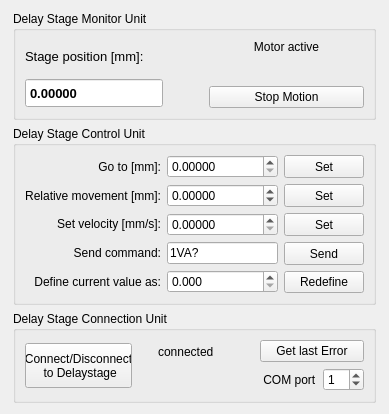
<?xml version="1.0" encoding="UTF-8"?>
<ui version="4.0">
 <class>Form</class>
 <widget class="QWidget" name="Form">
  <property name="geometry">
   <rect>
    <x>0</x>
    <y>0</y>
    <width>389</width>
    <height>409</height>
   </rect>
  </property>
  <property name="windowTitle">
   <string>Form</string>
  </property>
  <layout class="QGridLayout" name="gridLayout">
   <item row="0" column="0">
    <layout class="QVBoxLayout" name="verticalLayout_8">
     <property name="spacing">
      <number>6</number>
     </property>
     <property name="sizeConstraint">
      <enum>QLayout::SetFixedSize</enum>
     </property>
     <property name="bottomMargin">
      <number>0</number>
     </property>
     <item>
      <widget class="QGroupBox" name="groupBox_4">
       <property name="sizePolicy">
        <sizepolicy hsizetype="Fixed" vsizetype="Fixed">
         <horstretch>0</horstretch>
         <verstretch>0</verstretch>
        </sizepolicy>
       </property>
       <property name="minimumSize">
        <size>
         <width>363</width>
         <height>0</height>
        </size>
       </property>
       <property name="title">
        <string>Delay Stage Monitor Unit</string>
       </property>
       <layout class="QGridLayout" name="gridLayout_11">
        <item row="0" column="0">
         <layout class="QHBoxLayout" name="horizontalLayout_5">
          <item>
           <layout class="QVBoxLayout" name="verticalLayout_10">
            <item>
             <widget class="QLabel" name="label_9">
              <property name="font">
               <font>
                <pointsize>10</pointsize>
               </font>
              </property>
              <property name="text">
               <string>Stage position [mm]:</string>
              </property>
             </widget>
            </item>
            <item>
             <layout class="QHBoxLayout" name="horizontalLayout_7">
              <item>
               <widget class="QDoubleSpinBox" name="motorPosition">
                <property name="sizePolicy">
                 <sizepolicy hsizetype="Preferred" vsizetype="Ignored">
                  <horstretch>0</horstretch>
                  <verstretch>0</verstretch>
                 </sizepolicy>
                </property>
                <property name="minimumSize">
                 <size>
                  <width>70</width>
                  <height>5</height>
                 </size>
                </property>
                <property name="maximumSize">
                 <size>
                  <width>138</width>
                  <height>30</height>
                 </size>
                </property>
                <property name="font">
                 <font>
                  <pointsize>10</pointsize>
                  <weight>75</weight>
                  <bold>true</bold>
                 </font>
                </property>
                <property name="locale">
                 <locale language="English" country="UnitedStates"/>
                </property>
                <property name="readOnly">
                 <bool>true</bool>
                </property>
                <property name="buttonSymbols">
                 <enum>QAbstractSpinBox::NoButtons</enum>
                </property>
                <property name="prefix">
                 <string notr="true"/>
                </property>
                <property name="suffix">
                 <string notr="true"/>
                </property>
                <property name="decimals">
                 <number>5</number>
                </property>
                <property name="maximum">
                 <double>400.000000000000000</double>
                </property>
                <property name="singleStep">
                 <double>0.000000000000000</double>
                </property>
               </widget>
              </item>
             </layout>
            </item>
           </layout>
          </item>
          <item>
           <spacer name="horizontalSpacer_5">
            <property name="orientation">
             <enum>Qt::Horizontal</enum>
            </property>
            <property name="sizeType">
             <enum>QSizePolicy::Maximum</enum>
            </property>
            <property name="sizeHint" stdset="0">
             <size>
              <width>40</width>
              <height>20</height>
             </size>
            </property>
           </spacer>
          </item>
          <item>
           <layout class="QVBoxLayout" name="verticalLayout_7">
            <item>
             <widget class="QLabel" name="label_12">
              <property name="text">
               <string>Motor active</string>
              </property>
              <property name="alignment">
               <set>Qt::AlignCenter</set>
              </property>
             </widget>
            </item>
            <item>
             <widget class="QLedIndicator" name="ledMotion" native="true">
              <property name="enabled">
               <bool>false</bool>
              </property>
              <property name="minimumSize">
               <size>
                <width>20</width>
                <height>20</height>
               </size>
              </property>
              <property name="toolTip">
               <string>Led indicator/button</string>
              </property>
              <property name="whatsThis">
               <string>Delay stage status</string>
              </property>
              <property name="checked" stdset="0">
               <bool>false</bool>
              </property>
              <property name="onColor1" stdset="0">
               <color>
                <red>0</red>
                <green>238</green>
                <blue>0</blue>
               </color>
              </property>
              <property name="onColor2" stdset="0">
               <color>
                <red>50</red>
                <green>176</green>
                <blue>4</blue>
               </color>
              </property>
              <property name="offColor1" stdset="0">
               <color>
                <red>28</red>
                <green>0</green>
                <blue>0</blue>
               </color>
              </property>
              <property name="offColor2" stdset="0">
               <color>
                <red>0</red>
                <green>138</green>
                <blue>0</blue>
               </color>
              </property>
             </widget>
            </item>
            <item>
             <widget class="QPushButton" name="BStopMotion">
              <property name="text">
               <string>Stop Motion</string>
              </property>
             </widget>
            </item>
           </layout>
          </item>
         </layout>
        </item>
       </layout>
      </widget>
     </item>
     <item>
      <widget class="QGroupBox" name="groupBox_3">
       <property name="sizePolicy">
        <sizepolicy hsizetype="Fixed" vsizetype="Fixed">
         <horstretch>0</horstretch>
         <verstretch>0</verstretch>
        </sizepolicy>
       </property>
       <property name="minimumSize">
        <size>
         <width>363</width>
         <height>0</height>
        </size>
       </property>
       <property name="title">
        <string>Delay Stage Control Unit</string>
       </property>
       <layout class="QGridLayout" name="gridLayout_13">
        <item row="0" column="0">
         <layout class="QGridLayout" name="gridLayout_10">
          <property name="sizeConstraint">
           <enum>QLayout::SetDefaultConstraint</enum>
          </property>
          <item row="0" column="0">
           <layout class="QVBoxLayout" name="verticalLayout_4">
            <item>
             <widget class="QLabel" name="label_7">
              <property name="text">
               <string>Go to [mm]:</string>
              </property>
              <property name="alignment">
               <set>Qt::AlignRight|Qt::AlignTrailing|Qt::AlignVCenter</set>
              </property>
             </widget>
            </item>
            <item>
             <widget class="QLabel" name="label_8">
              <property name="text">
               <string>Relative movement [mm]:</string>
              </property>
              <property name="alignment">
               <set>Qt::AlignRight|Qt::AlignTrailing|Qt::AlignVCenter</set>
              </property>
             </widget>
            </item>
            <item>
             <widget class="QLabel" name="label_11">
              <property name="text">
               <string>Set velocity [mm/s]:</string>
              </property>
              <property name="alignment">
               <set>Qt::AlignRight|Qt::AlignTrailing|Qt::AlignVCenter</set>
              </property>
             </widget>
            </item>
            <item>
             <widget class="QLabel" name="label_14">
              <property name="text">
               <string>Send command:</string>
              </property>
              <property name="alignment">
               <set>Qt::AlignRight|Qt::AlignTrailing|Qt::AlignVCenter</set>
              </property>
             </widget>
            </item>
            <item>
             <widget class="QLabel" name="label_13">
              <property name="text">
               <string>Define current value as:</string>
              </property>
              <property name="alignment">
               <set>Qt::AlignRight|Qt::AlignTrailing|Qt::AlignVCenter</set>
              </property>
              <property name="wordWrap">
               <bool>true</bool>
              </property>
             </widget>
            </item>
           </layout>
          </item>
          <item row="0" column="1">
           <layout class="QVBoxLayout" name="verticalLayout_5">
            <item>
             <widget class="QDoubleSpinBox" name="AbsolutePosition">
              <property name="sizePolicy">
               <sizepolicy hsizetype="Minimum" vsizetype="Preferred">
                <horstretch>0</horstretch>
                <verstretch>0</verstretch>
               </sizepolicy>
              </property>
              <property name="minimumSize">
               <size>
                <width>0</width>
                <height>20</height>
               </size>
              </property>
              <property name="maximumSize">
               <size>
                <width>138</width>
                <height>16777215</height>
               </size>
              </property>
              <property name="locale">
               <locale language="English" country="UnitedStates"/>
              </property>
              <property name="prefix">
               <string notr="true"/>
              </property>
              <property name="suffix">
               <string notr="true"/>
              </property>
              <property name="decimals">
               <number>5</number>
              </property>
              <property name="maximum">
               <double>400.000000000000000</double>
              </property>
              <property name="singleStep">
               <double>0.010000000000000</double>
              </property>
             </widget>
            </item>
            <item>
             <widget class="QDoubleSpinBox" name="relativePosition">
              <property name="sizePolicy">
               <sizepolicy hsizetype="Minimum" vsizetype="Preferred">
                <horstretch>0</horstretch>
                <verstretch>0</verstretch>
               </sizepolicy>
              </property>
              <property name="minimumSize">
               <size>
                <width>0</width>
                <height>20</height>
               </size>
              </property>
              <property name="maximumSize">
               <size>
                <width>138</width>
                <height>16777215</height>
               </size>
              </property>
              <property name="locale">
               <locale language="English" country="UnitedStates"/>
              </property>
              <property name="decimals">
               <number>5</number>
              </property>
              <property name="minimum">
               <double>-400.000000000000000</double>
              </property>
              <property name="maximum">
               <double>400.000000000000000</double>
              </property>
              <property name="singleStep">
               <double>0.010000000000000</double>
              </property>
             </widget>
            </item>
            <item>
             <widget class="QDoubleSpinBox" name="velocity">
              <property name="sizePolicy">
               <sizepolicy hsizetype="Minimum" vsizetype="Preferred">
                <horstretch>0</horstretch>
                <verstretch>0</verstretch>
               </sizepolicy>
              </property>
              <property name="minimumSize">
               <size>
                <width>0</width>
                <height>20</height>
               </size>
              </property>
              <property name="maximumSize">
               <size>
                <width>138</width>
                <height>16777215</height>
               </size>
              </property>
              <property name="locale">
               <locale language="English" country="UnitedStates"/>
              </property>
              <property name="decimals">
               <number>5</number>
              </property>
              <property name="maximum">
               <double>400.000000000000000</double>
              </property>
              <property name="singleStep">
               <double>0.010000000000000</double>
              </property>
             </widget>
            </item>
            <item>
             <widget class="QLineEdit" name="sendCommand">
              <property name="minimumSize">
               <size>
                <width>0</width>
                <height>20</height>
               </size>
              </property>
              <property name="maximumSize">
               <size>
                <width>138</width>
                <height>16777215</height>
               </size>
              </property>
              <property name="text">
               <string>1VA?</string>
              </property>
             </widget>
            </item>
            <item>
             <widget class="QDoubleSpinBox" name="redefinePosition">
              <property name="sizePolicy">
               <sizepolicy hsizetype="Minimum" vsizetype="Preferred">
                <horstretch>0</horstretch>
                <verstretch>0</verstretch>
               </sizepolicy>
              </property>
              <property name="minimumSize">
               <size>
                <width>0</width>
                <height>20</height>
               </size>
              </property>
              <property name="maximumSize">
               <size>
                <width>138</width>
                <height>16777215</height>
               </size>
              </property>
              <property name="locale">
               <locale language="English" country="UnitedStates"/>
              </property>
              <property name="decimals">
               <number>3</number>
              </property>
              <property name="maximum">
               <double>400.000000000000000</double>
              </property>
              <property name="singleStep">
               <double>0.010000000000000</double>
              </property>
             </widget>
            </item>
           </layout>
          </item>
          <item row="0" column="2">
           <layout class="QVBoxLayout" name="verticalLayout_6">
            <item>
             <widget class="QPushButton" name="BAbsolutePosition">
              <property name="minimumSize">
               <size>
                <width>0</width>
                <height>23</height>
               </size>
              </property>
              <property name="text">
               <string>Set</string>
              </property>
             </widget>
            </item>
            <item>
             <widget class="QPushButton" name="BRelativePosition">
              <property name="minimumSize">
               <size>
                <width>0</width>
                <height>23</height>
               </size>
              </property>
              <property name="text">
               <string>Set</string>
              </property>
             </widget>
            </item>
            <item>
             <widget class="QPushButton" name="BSetVelocity">
              <property name="minimumSize">
               <size>
                <width>0</width>
                <height>23</height>
               </size>
              </property>
              <property name="text">
               <string>Set</string>
              </property>
             </widget>
            </item>
            <item>
             <widget class="QPushButton" name="BSendCommand">
              <property name="minimumSize">
               <size>
                <width>0</width>
                <height>23</height>
               </size>
              </property>
              <property name="text">
               <string>Send</string>
              </property>
             </widget>
            </item>
            <item>
             <widget class="QPushButton" name="BRedefinePosition">
              <property name="text">
               <string>Redefine</string>
              </property>
             </widget>
            </item>
           </layout>
          </item>
         </layout>
        </item>
       </layout>
      </widget>
     </item>
     <item>
      <widget class="QGroupBox" name="groupBox_5">
       <property name="sizePolicy">
        <sizepolicy hsizetype="Fixed" vsizetype="Fixed">
         <horstretch>0</horstretch>
         <verstretch>0</verstretch>
        </sizepolicy>
       </property>
       <property name="minimumSize">
        <size>
         <width>0</width>
         <height>0</height>
        </size>
       </property>
       <property name="maximumSize">
        <size>
         <width>363</width>
         <height>16777215</height>
        </size>
       </property>
       <property name="title">
        <string>Delay Stage Connection Unit</string>
       </property>
       <layout class="QGridLayout" name="gridLayout_5">
        <item row="0" column="0">
         <layout class="QHBoxLayout" name="horizontalLayout_4">
          <item>
           <widget class="QPushButton" name="BDelaystageConnect">
            <property name="sizePolicy">
             <sizepolicy hsizetype="Preferred" vsizetype="Preferred">
              <horstretch>0</horstretch>
              <verstretch>0</verstretch>
             </sizepolicy>
            </property>
            <property name="maximumSize">
             <size>
              <width>16777215</width>
              <height>45</height>
             </size>
            </property>
            <property name="text">
             <string>Connect/Disconnect
 to Delaystage</string>
            </property>
            <property name="checkable">
             <bool>false</bool>
            </property>
           </widget>
          </item>
          <item>
           <spacer name="horizontalSpacer_4">
            <property name="orientation">
             <enum>Qt::Horizontal</enum>
            </property>
            <property name="sizeType">
             <enum>QSizePolicy::Fixed</enum>
            </property>
            <property name="sizeHint" stdset="0">
             <size>
              <width>20</width>
              <height>20</height>
             </size>
            </property>
           </spacer>
          </item>
          <item>
           <layout class="QVBoxLayout" name="verticalLayout_11">
            <item>
             <widget class="QLabel" name="label_10">
              <property name="text">
               <string>connected</string>
              </property>
             </widget>
            </item>
            <item>
             <widget class="QLedIndicator" name="ledDelayStage" native="true">
              <property name="enabled">
               <bool>false</bool>
              </property>
              <property name="minimumSize">
               <size>
                <width>20</width>
                <height>20</height>
               </size>
              </property>
              <property name="toolTip">
               <string>Led indicator/button</string>
              </property>
              <property name="whatsThis">
               <string>Delay stage status</string>
              </property>
              <property name="checked" stdset="0">
               <bool>false</bool>
              </property>
              <property name="onColor1" stdset="0">
               <color>
                <red>0</red>
                <green>238</green>
                <blue>0</blue>
               </color>
              </property>
              <property name="onColor2" stdset="0">
               <color>
                <red>50</red>
                <green>176</green>
                <blue>4</blue>
               </color>
              </property>
              <property name="offColor1" stdset="0">
               <color>
                <red>28</red>
                <green>0</green>
                <blue>0</blue>
               </color>
              </property>
              <property name="offColor2" stdset="0">
               <color>
                <red>0</red>
                <green>138</green>
                <blue>0</blue>
               </color>
              </property>
             </widget>
            </item>
           </layout>
          </item>
          <item>
           <spacer name="horizontalSpacer_7">
            <property name="orientation">
             <enum>Qt::Horizontal</enum>
            </property>
            <property name="sizeType">
             <enum>QSizePolicy::MinimumExpanding</enum>
            </property>
            <property name="sizeHint" stdset="0">
             <size>
              <width>40</width>
              <height>20</height>
             </size>
            </property>
           </spacer>
          </item>
          <item>
           <layout class="QVBoxLayout" name="verticalLayout_21">
            <item>
             <widget class="QPushButton" name="BDelayStageError">
              <property name="text">
               <string>Get last Error</string>
              </property>
             </widget>
            </item>
            <item>
             <layout class="QHBoxLayout" name="horizontalLayout_36">
              <item>
               <widget class="QLabel" name="label_43">
                <property name="text">
                 <string> COM port</string>
                </property>
               </widget>
              </item>
              <item>
               <widget class="QSpinBox" name="ComPort">
                <property name="value">
                 <number>1</number>
                </property>
               </widget>
              </item>
             </layout>
            </item>
           </layout>
          </item>
         </layout>
        </item>
       </layout>
      </widget>
     </item>
    </layout>
   </item>
  </layout>
 </widget>
 <customwidgets>
  <customwidget>
   <class>QLedIndicator</class>
   <extends>QWidget</extends>
   <header>qledindicator.h</header>
  </customwidget>
 </customwidgets>
 <resources/>
 <connections/>
</ui>
